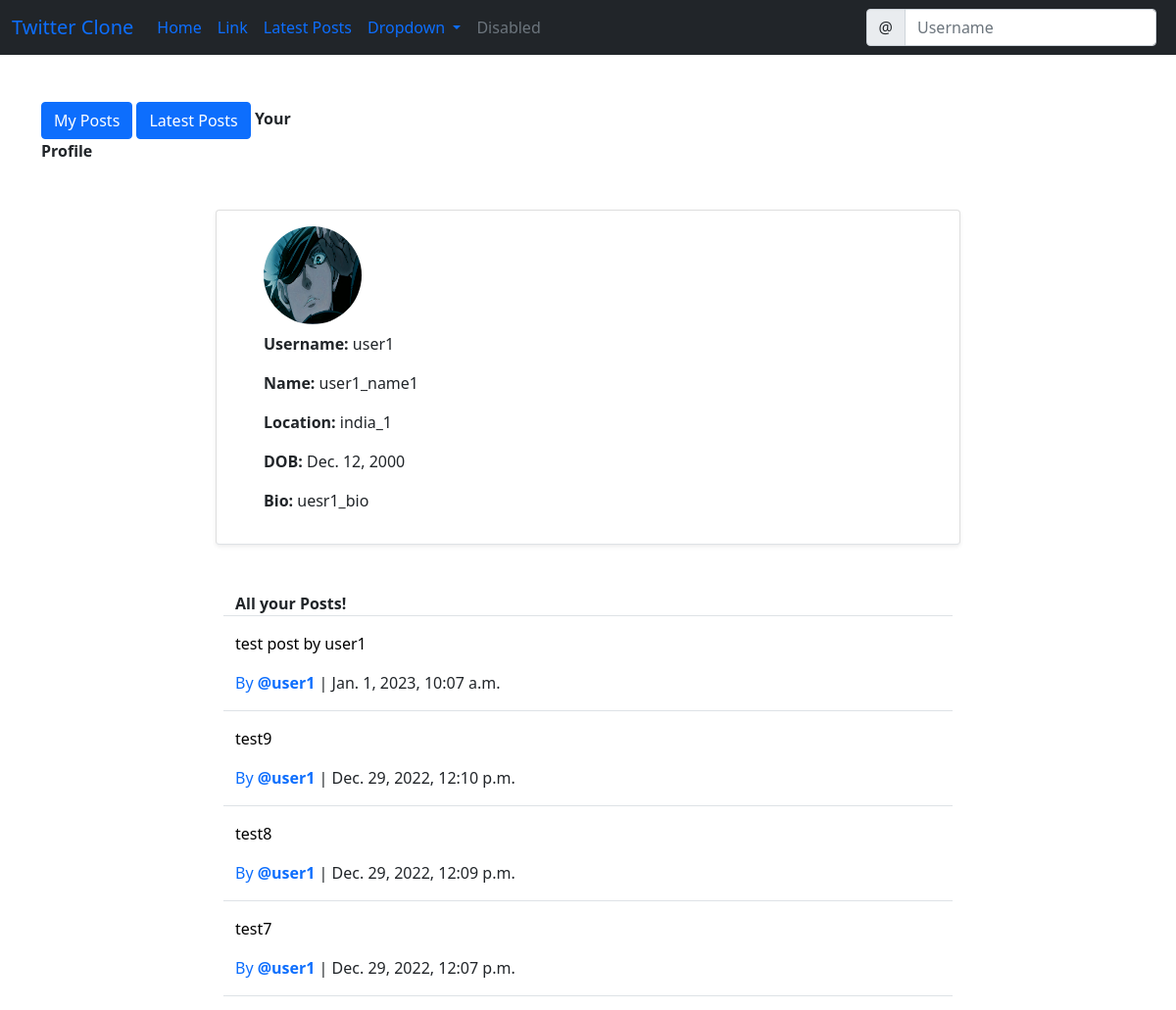
/profile/2 (upper part), run on an earlier commit of the app's database.
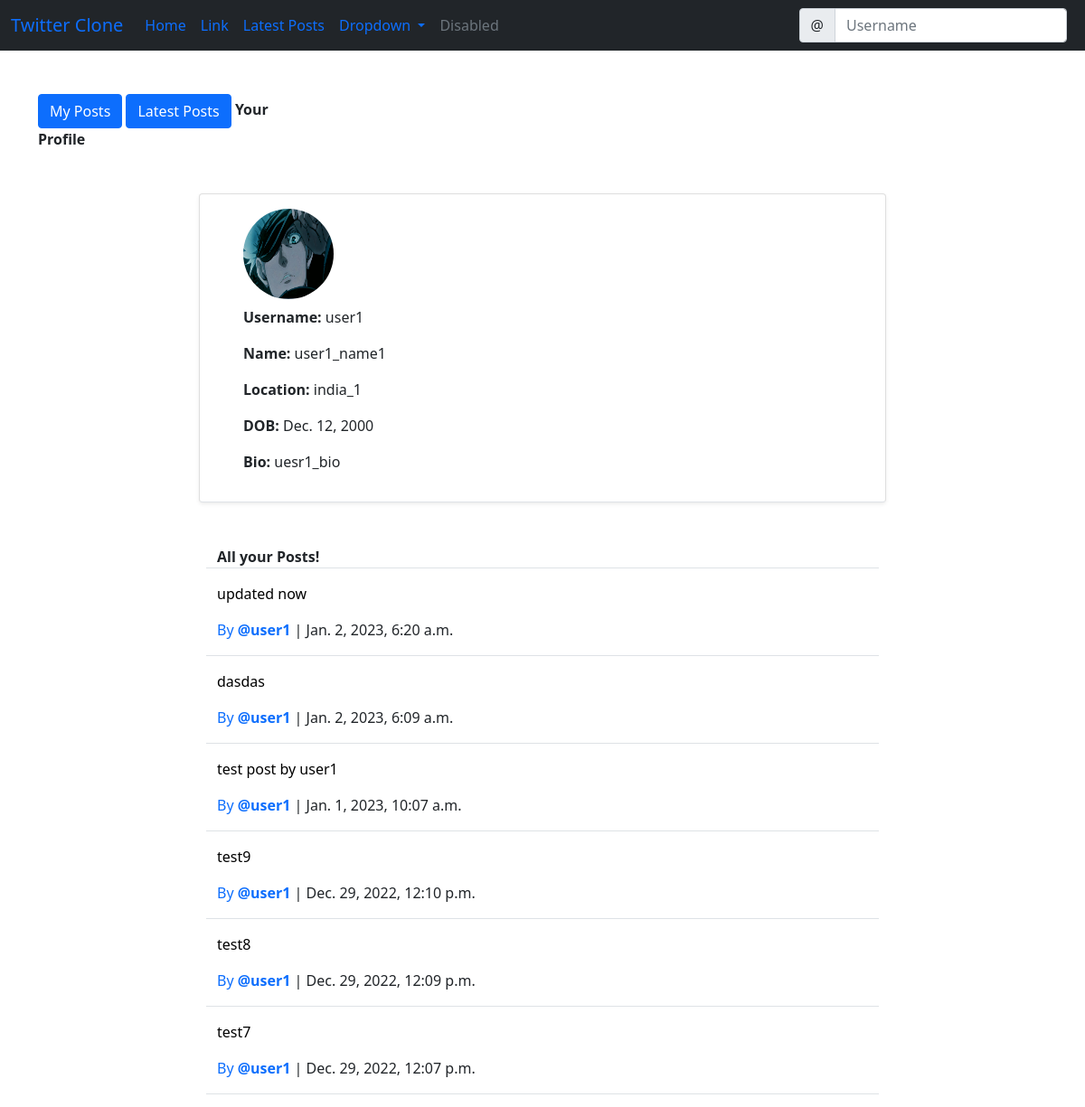
And on a later commit of the database.
### social/models.py (models this page shows)
class UserProfile(models.Model):
    user = models.OneToOneField(User, primary_key=True, verbose_name='user', related_name='profile', on_delete=models.CASCADE)
    name = models.CharField(max_length=30, blank=True, null=True)
    bio = models.TextField(max_length=500, blank=True, null=True)
    birth_date = models.DateField(null=True, blank=True)
    location = models.CharField(max_length=100, blank=True, null=True)
    picture = models.ImageField(upload_to='uploads/profile_pictures', default='uploads/profile_pictures/blank-profile-picture.png', blank=True)
    followers = models.ManyToManyField(User, blank=True, related_name='followers')

class Post(models.Model):
    body = models.TextField()
    created_on = models.DateTimeField(default=timezone.now)
    author = models.ForeignKey(User, on_delete=models.CASCADE)
    @staticmethod
    def get_post_data(filter_type, filter_by=None):
        if filter_type == "filter":
            return Post.objects.filter(author=filter_by).order_by('-created_on') #ordered by latest date
        elif filter_type == "get":
            return Post.objects.get(id=filter_by)
        elif filter_type == "all":
            return Post.objects.all().order_by('-created_on')
        else:
            raise Exception("not valid input")

### social/views.py (the view)
# urls.py: path('profile/<int:pk>', ProfileView.as_view(), name='profile'),
class ProfileView(View):
    def get(self, request, pk, *args, **kwargs):
        profile = UserProfile.objects.get(pk=pk) # If primary key matches then store the object into profile
        user = profile.user
        try:
            posts = Post.get_post_data("filter", profile.user)
        except:
            post = None
            return render(request, "social/error_page.html")
        context = {
            'profile': profile,
            'user': user,
            'posts': posts
        }
        return render(request, 'social/profile.html', context)

### templates/social/profile.html (shortened to what this page needs)
{% extends 'base.html' %}
{% block content %}
<div class="container">
    <div class="row mt-5">
        <div class="col-md-3 col-sm-6">
            <a href="{% url 'my-post-list' %}" class="btn btn-primary">My Posts</a>
            <a href="{% url 'latest-post-list' %}" class="btn btn-primary">Latest Posts</a>
           <strong>Your Profile</strong>
        </div>
    </div>
    <div class="row justify-content-center mt-5">
        <div class="card shadow-sm col-md-8 col-sm-12 border-bottom px-5 pt-3 pb-3">
            <img src="{{ profile.picture.url }}" alt="" class="rounded-circle" width="100", height="100" />
            {% if profile.user %}
            <p class="mt-2"><strong>Username: </strong> {{ profile.user }}</p>
            {% endif %}
            {% if profile.name %}
            <p class=""><strong>Name: </strong> {{ profile.name }}</p>
            {% else %}
            <p class=""><strong>Name: </strong></p>
            {% endif %}
            {% if profile.location %}
            <p class=""><strong>Location: </strong> {{ profile.location }}</p>
            {% else %}
            <p class=""><strong>Location: </strong></p>
            {% endif %}
            {% if profile.birth_date %}
            <p class=""><strong>DOB: </strong> {{ profile.birth_date }}</p>
            {% else %}
            <p class=""><strong>DOB: </strong></p>
            {% endif %}
            {% if profile.bio %}
            <p class=""><strong>Bio: </strong> {{ profile.bio }}</p>
            {% else %}
            <p class=""><strong>Bio: </strong></p>
            {% endif %}
        </div>
    </div>
    <div class="container">
        <div class="row justify-content-center mt-5">
            <div class="col-md-8 col-sm-12 border-bottom">
             <strong>All your Posts!</strong>
            </div>
    </div>
    {% for post in posts %}
    <div class="row justify-content-center mt-3">
        <div class="col-md-8 col-sm-12 border-bottom">
            <a href="{% url 'post-detail' post.id %}" style="color: black; text-decoration: none;">
                <p>{{ post.body }}</p>
                <p>
                    <a href="{% url 'profile' post.author.profile.pk %}" class="text-primary" style="text-decoration: none;">
                        By <strong>@{{ post.author }}</strong>
                    </a>
                    | {{ post.created_on }}
                </p>
            </a>
        </div>
    </div>
    {% endfor %}
</div>
{% endblock content %}

### templates/base.html (shortened to what this page needs)
<!DOCTYPE html>
<html>
  <head>
     <link rel="stylesheet" href="https://use.fontawesome.com/releases/v5.8.2/css/all.css">
     <link href="https://cdn.jsdelivr.net/npm/bootstrap@5.0.0-beta1/dist/css/bootstrap.min.css" rel="stylesheet">
  </head>
  <body>
    {% include 'landing/navbar.html' %}
    <div class="mt-5">
    {% block content %}
    {% endblock content %}
  </div>
  </body>
</html>

### templates/landing/navbar.html (shortened to what this page needs)
<nav class="navbar navbar-expand-lg bg-dark">
    <div class="container-fluid">
      <a class="navbar-brand" href="#">Twitter Clone</a>
      <div class="collapse navbar-collapse" id="navbarSupportedContent">
        <ul class="navbar-nav me-auto mb-2 mb-lg-0">
          <li class="nav-item">
            <a class="nav-link active" aria-current="page"
            {% if request.user.is_authenticated %}
              href="{% url 'latest-post-list' %}"
            {% else %}
              href="{% url 'index' %}"
            {% endif %}
            >Home</a>
          </li>
          <li class="nav-item">
            <a class="nav-link" href="#">Link</a>
          </li>
          <li class="nav-item">
            <a class="nav-link" href="{% url 'latest-post-list' %}">Latest Posts</a>
          </li>
          <li class="nav-item dropdown">
            <a class="nav-link dropdown-toggle" href="#" role="button" data-bs-toggle="dropdown" aria-expanded="false">
              Dropdown
            </a>
          </li>
          <li class="nav-item">
            <a class="nav-link disabled">Disabled</a>
          </li>
        </ul>
        <form class="d-flex" role="search">
            <div class="input-group mx-2">
              <span class="input-group-text " id="basic-addon1">@</span>
              <input type="text" class="form-control" placeholder="Username" aria-label="Username" aria-describedby="basic-addon1">
            </div>
        </form>
      </div>
    </div>
  </nav>

What changed in the data, as far as the page shows it:
added Post: body "updated now", author "user1", created_on "Jan. 2, 2023, 6:20 a.m."
added Post: body "dasdas", author "user1", created_on "Jan. 2, 2023, 6:09 a.m."
